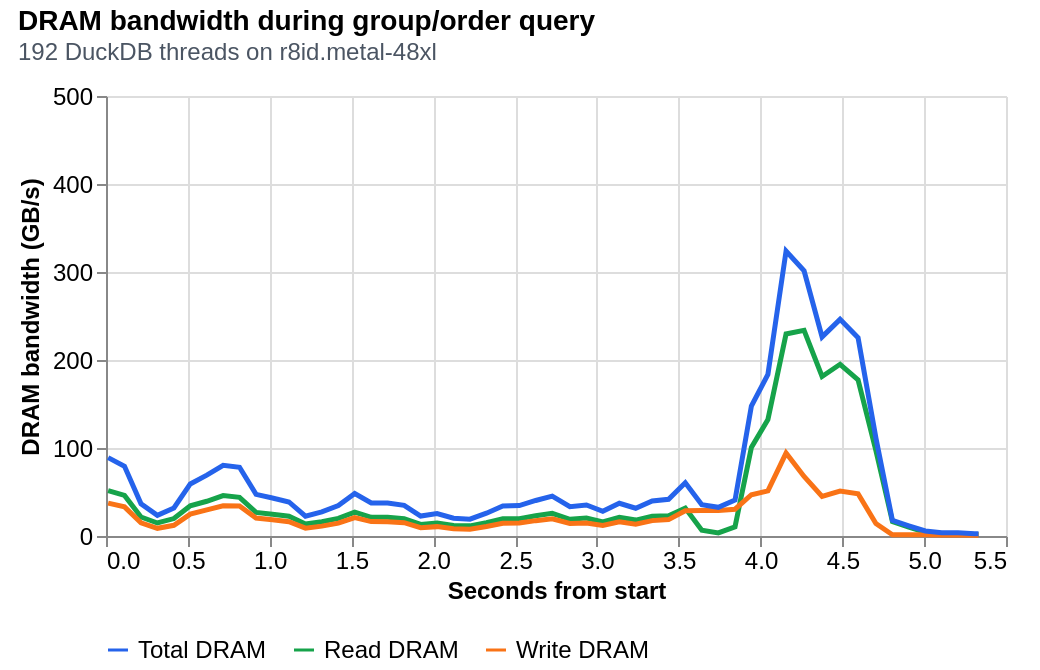

The specification (Vega-Lite) saved for this image:
### Vega-Lite specification from a JSON file in a GitHub repository (floating-point values rounded to 4 significant figures)
{"$schema": "https://vega.github.io/schema/vega-lite/v5.json", "description": "DRAM read/write/total bandwidth during the group/order query with DuckDB THREADS=192 on r8id.metal-48xl.", "title": {"text": "DRAM bandwidth during group/order query", "subtitle": "192 DuckDB threads on r8id.metal-48xl", "anchor": "start", "fontSize": 14, "subtitleFontSize": 12, "subtitleColor": "#4b5563", "offset": 10}, "width": 450, "height": 220, "padding": {"left": 8, "right": 16, "top": 4, "bottom": 4}, "config": {"view": {"stroke": null}, "axis": {"labelFontSize": 12, "titleFontSize": 12}, "legend": {"orient": "bottom", "direction": "horizontal", "titleFontSize": 12, "labelFontSize": 12, "title": "Metric"}}, "data": {"values": [{"seconds_from_start": 0.013, "read_gb_per_second": 51.65, "write_gb_per_second": 37.43, "total_gb_per_second": 89.08}, {"seconds_from_start": 0.113, "read_gb_per_second": 46.1, "write_gb_per_second": 33.1, "total_gb_per_second": 79.19}, {"seconds_from_start": 0.214, "read_gb_per_second": 21.61, "write_gb_per_second": 14.99, "total_gb_per_second": 36.6}, {"seconds_from_start": 0.314, "read_gb_per_second": 14.79, "write_gb_per_second": 8.719, "total_gb_per_second": 23.51}, {"seconds_from_start": 0.415, "read_gb_per_second": 19.8, "write_gb_per_second": 12.12, "total_gb_per_second": 31.91}, {"seconds_from_start": 0.515, "read_gb_per_second": 34.25, "write_gb_per_second": 24.91, "total_gb_per_second": 59.16}, {"seconds_from_start": 0.616, "read_gb_per_second": 39.48, "write_gb_per_second": 29.7, "total_gb_per_second": 69.19}, {"seconds_from_start": 0.716, "read_gb_per_second": 45.91, "write_gb_per_second": 34.4, "total_gb_per_second": 80.31}, {"seconds_from_start": 0.816, "read_gb_per_second": 43.95, "write_gb_per_second": 34.18, "total_gb_per_second": 78.12}, {"seconds_from_start": 0.917, "read_gb_per_second": 26.86, "write_gb_per_second": 20.49, "total_gb_per_second": 47.35}, {"seconds_from_start": 1.017, "read_gb_per_second": 24.78, "write_gb_per_second": 18.43, "total_gb_per_second": 43.21}, {"seconds_from_start": 1.118, "read_gb_per_second": 22.39, "write_gb_per_second": 16.29, "total_gb_per_second": 38.67}, {"seconds_from_start": 1.219, "read_gb_per_second": 13.6, "write_gb_per_second": 8.892, "total_gb_per_second": 22.49}, {"seconds_from_start": 1.319, "read_gb_per_second": 16.21, "write_gb_per_second": 11.24, "total_gb_per_second": 27.45}, {"seconds_from_start": 1.42, "read_gb_per_second": 19.95, "write_gb_per_second": 14.6, "total_gb_per_second": 34.55}, {"seconds_from_start": 1.52, "read_gb_per_second": 27.21, "write_gb_per_second": 21.01, "total_gb_per_second": 48.22}, {"seconds_from_start": 1.621, "read_gb_per_second": 21.23, "write_gb_per_second": 16.37, "total_gb_per_second": 37.6}, {"seconds_from_start": 1.721, "read_gb_per_second": 21.28, "write_gb_per_second": 16.29, "total_gb_per_second": 37.57}, {"seconds_from_start": 1.822, "read_gb_per_second": 19.64, "write_gb_per_second": 15.13, "total_gb_per_second": 34.77}, {"seconds_from_start": 1.923, "read_gb_per_second": 13.21, "write_gb_per_second": 9.46, "total_gb_per_second": 22.68}, {"seconds_from_start": 2.023, "read_gb_per_second": 14.82, "write_gb_per_second": 10.64, "total_gb_per_second": 25.47}, {"seconds_from_start": 2.124, "read_gb_per_second": 11.98, "write_gb_per_second": 8.234, "total_gb_per_second": 20.21}, {"seconds_from_start": 2.224, "read_gb_per_second": 11.51, "write_gb_per_second": 7.63, "total_gb_per_second": 19.14}, {"seconds_from_start": 2.325, "read_gb_per_second": 15.23, "write_gb_per_second": 10.72, "total_gb_per_second": 25.95}, {"seconds_from_start": 2.425, "read_gb_per_second": 19.63, "write_gb_per_second": 14.56, "total_gb_per_second": 34.19}, {"seconds_from_start": 2.526, "read_gb_per_second": 19.71, "write_gb_per_second": 14.83, "total_gb_per_second": 34.54}, {"seconds_from_start": 2.626, "read_gb_per_second": 22.93, "write_gb_per_second": 17.45, "total_gb_per_second": 40.38}, {"seconds_from_start": 2.727, "read_gb_per_second": 25.8, "write_gb_per_second": 19.53, "total_gb_per_second": 45.33}, {"seconds_from_start": 2.835, "read_gb_per_second": 19.0, "write_gb_per_second": 14.27, "total_gb_per_second": 33.27}, {"seconds_from_start": 2.936, "read_gb_per_second": 20.4, "write_gb_per_second": 14.82, "total_gb_per_second": 35.22}, {"seconds_from_start": 3.036, "read_gb_per_second": 16.09, "write_gb_per_second": 11.94, "total_gb_per_second": 28.03}, {"seconds_from_start": 3.137, "read_gb_per_second": 21.15, "write_gb_per_second": 16.05, "total_gb_per_second": 37.2}, {"seconds_from_start": 3.237, "read_gb_per_second": 18.1, "write_gb_per_second": 13.46, "total_gb_per_second": 31.56}, {"seconds_from_start": 3.338, "read_gb_per_second": 22.4, "write_gb_per_second": 17.49, "total_gb_per_second": 39.89}, {"seconds_from_start": 3.438, "read_gb_per_second": 23.12, "write_gb_per_second": 18.65, "total_gb_per_second": 41.77}, {"seconds_from_start": 3.54, "read_gb_per_second": 31.68, "write_gb_per_second": 28.76, "total_gb_per_second": 60.44}, {"seconds_from_start": 3.641, "read_gb_per_second": 6.501, "write_gb_per_second": 29.09, "total_gb_per_second": 35.6}, {"seconds_from_start": 3.742, "read_gb_per_second": 3.494, "write_gb_per_second": 29.07, "total_gb_per_second": 32.57}, {"seconds_from_start": 3.844, "read_gb_per_second": 10.37, "write_gb_per_second": 30.45, "total_gb_per_second": 40.82}, {"seconds_from_start": 3.944, "read_gb_per_second": 100.6, "write_gb_per_second": 46.92, "total_gb_per_second": 147.5}, {"seconds_from_start": 4.045, "read_gb_per_second": 132.3, "write_gb_per_second": 51.3, "total_gb_per_second": 183.6}, {"seconds_from_start": 4.156, "read_gb_per_second": 229.6, "write_gb_per_second": 94.26, "total_gb_per_second": 323.9}, {"seconds_from_start": 4.266, "read_gb_per_second": 233.7, "write_gb_per_second": 67.66, "total_gb_per_second": 301.4}, {"seconds_from_start": 4.376, "read_gb_per_second": 181.3, "write_gb_per_second": 44.98, "total_gb_per_second": 226.3}, {"seconds_from_start": 4.486, "read_gb_per_second": 195.1, "write_gb_per_second": 51.07, "total_gb_per_second": 246.2}, {"seconds_from_start": 4.596, "read_gb_per_second": 177.3, "write_gb_per_second": 47.95, "total_gb_per_second": 225.3}, {"seconds_from_start": 4.705, "read_gb_per_second": 97.14, "write_gb_per_second": 14.18, "total_gb_per_second": 111.3}, {"seconds_from_start": 4.806, "read_gb_per_second": 16.37, "write_gb_per_second": 1.378, "total_gb_per_second": 17.75}, {"seconds_from_start": 4.906, "read_gb_per_second": 10.18, "write_gb_per_second": 1.429, "total_gb_per_second": 11.61}, {"seconds_from_start": 5.007, "read_gb_per_second": 4.218, "write_gb_per_second": 1.493, "total_gb_per_second": 5.712}, {"seconds_from_start": 5.107, "read_gb_per_second": 2.597, "write_gb_per_second": 1.118, "total_gb_per_second": 3.715}, {"seconds_from_start": 5.207, "read_gb_per_second": 2.465, "write_gb_per_second": 1.128, "total_gb_per_second": 3.593}, {"seconds_from_start": 5.308, "read_gb_per_second": 1.6, "write_gb_per_second": 0.884, "total_gb_per_second": 2.484}, {"seconds_from_start": 5.332, "read_gb_per_second": 1.588, "write_gb_per_second": 0.87, "total_gb_per_second": 2.457}]}, "transform": [{"fold": ["read_gb_per_second", "write_gb_per_second", "total_gb_per_second"], "as": ["metric", "gb_per_second"]}, {"calculate": "datum.metric === 'read_gb_per_second' ? 'Read DRAM' : datum.metric === 'write_gb_per_second' ? 'Write DRAM' : 'Total DRAM'", "as": "metric_label"}], "mark": {"type": "line", "strokeWidth": 2.5}, "encoding": {"x": {"field": "seconds_from_start", "type": "quantitative", "title": "Seconds from start", "axis": {"grid": true}}, "y": {"field": "gb_per_second", "type": "quantitative", "title": "DRAM bandwidth (GB/s)", "scale": {"domain": [0, 500]}}, "color": {"field": "metric_label", "type": "nominal", "title": null, "scale": {"domain": ["Total DRAM", "Read DRAM", "Write DRAM"], "range": ["#2563eb", "#16a34a", "#f97316"]}}, "tooltip": [{"field": "seconds_from_start", "type": "quantitative", "title": "Seconds from start", "format": ".3f"}, {"field": "metric_label", "type": "nominal", "title": "Metric"}, {"field": "gb_per_second", "type": "quantitative", "title": "Bandwidth (GB/s)", "format": ".1f"}]}}
